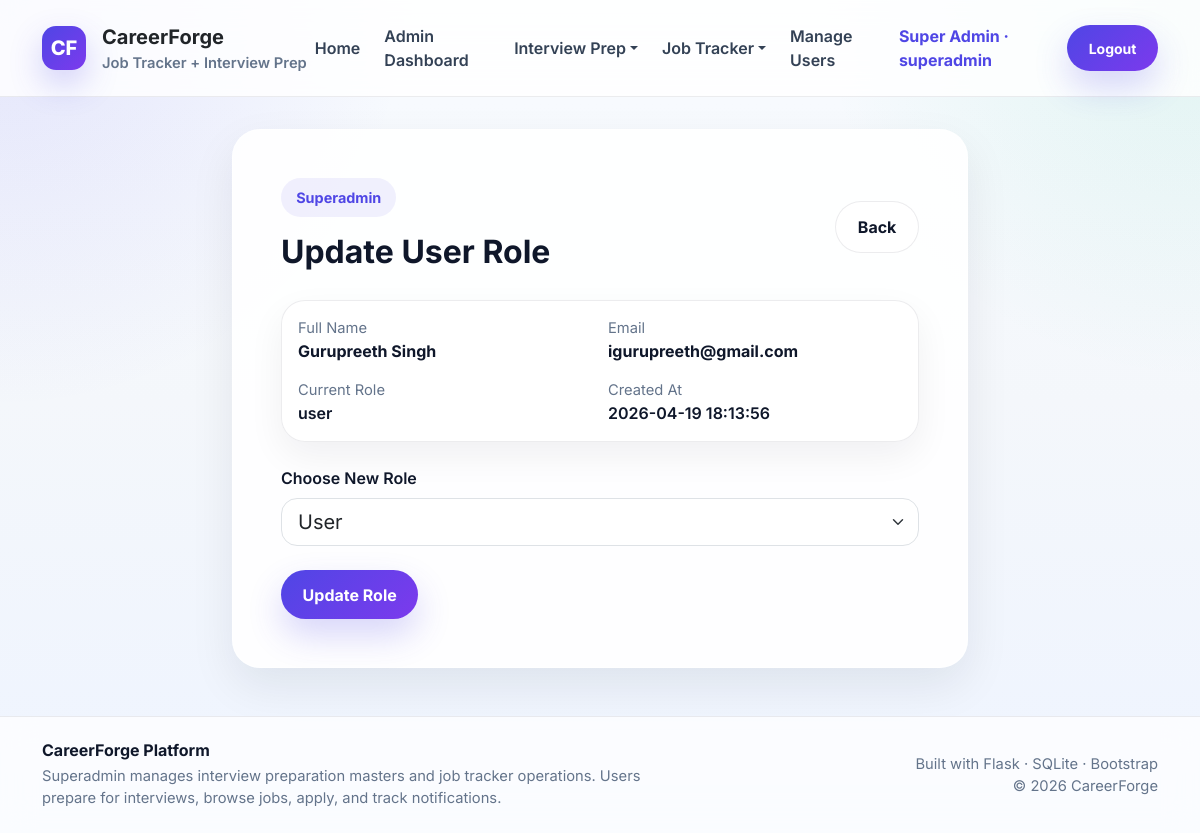
Page /superadmin/update-role/2 (signed in) on the committed database.
### tables this page shows
CREATE TABLE users (
            id INTEGER PRIMARY KEY AUTOINCREMENT,
            full_name TEXT NOT NULL,
            email TEXT NOT NULL UNIQUE,
            password TEXT NOT NULL,
            role TEXT NOT NULL CHECK(role IN ('superadmin', 'user')),
            is_deleted INTEGER DEFAULT 0,
            deleted_at TIMESTAMP NULL,
            created_at TIMESTAMP DEFAULT CURRENT_TIMESTAMP
        );

### app.py (the view, shortened to what this page needs)
@app.route("/superadmin/update-role/<int:user_id>", methods=["GET", "POST"])
@login_required
@role_required("superadmin")
def update_role(user_id):
    db = get_db()
    user = db.execute(
        """
        SELECT id, full_name, email, role, created_at, is_deleted
        FROM users
        WHERE id = ?
        """,
        (user_id,),
    ).fetchone()
    if not user:
        flash("User not found.", "danger")
        return redirect(url_for("all_users"))
    return render_template("update_role.html", user=user)

### app.py (called while the page is built)
def get_db():
    if "db" not in g:
        g.db = sqlite3.connect(DATABASE)
        g.db.row_factory = sqlite3.Row
        g.db.execute("PRAGMA foreign_keys = ON")
    return g.db

def login_required(f):
    @wraps(f)
    def decorated_function(*args, **kwargs):
        if "user_id" not in session:
            flash("Please login first.", "warning")
            return redirect(url_for("login"))
        return f(*args, **kwargs)
    return decorated_function

def role_required(required_role):
    def decorator(f):
        @wraps(f)
        def decorated_function(*args, **kwargs):
            if "user_id" not in session:
                flash("Please login first.", "warning")
                return redirect(url_for("login"))
            if session.get("role") != required_role:
                flash("You are not authorized to access this page.", "danger")
                return redirect(url_for("login"))
            return f(*args, **kwargs)
        return decorated_function
    return decorator

@app.context_processor
def inject_user():
    unread_notifications = 0
    if "user_id" in session:
        try:
            db = get_db()
            unread_notifications = db.execute(
                """
                SELECT COUNT(*) AS count
                FROM notifications
                WHERE user_id = ? AND is_read = 0
                """,
                (session.get("user_id"),),
            ).fetchone()["count"]
        except Exception:
            unread_notifications = 0
    return {
        "current_user_name": session.get("full_name"),
        "current_user_role": session.get("role"),
        "current_user_id": session.get("user_id"),
        "is_logged_in": "user_id" in session,
        "unread_notifications_count": unread_notifications,
    }

### templates/update_role.html (shortened to what this page needs)
{% extends "base.html" %}
{% block content %}
<div class="row justify-content-center">
  <div class="col-lg-8">
    <div class="glass-card p-4 p-md-5">
      <div class="d-flex justify-content-between align-items-center mb-4">
        <div><span class="section-pill">Superadmin</span><h2 class="fw-bold mt-3 mb-1">Update User Role</h2></div>
        <a href="{{ url_for('all_users') }}" class="btn btn-light-soft">Back</a>
      </div>
      <div class="soft-card p-3 mb-4">
        <div class="row g-3">
          <div class="col-md-6"><div class="small-muted">Full Name</div><div class="fw-bold">{{ user.full_name }}</div></div>
          <div class="col-md-6"><div class="small-muted">Email</div><div class="fw-bold">{{ user.email }}</div></div>
          <div class="col-md-6"><div class="small-muted">Current Role</div><div class="fw-semibold">{{ user.role }}</div></div>
          <div class="col-md-6"><div class="small-muted">Created At</div><div class="fw-semibold">{{ user.created_at }}</div></div>
        </div>
      </div>
      <form method="POST">
        <div class="mb-4"><label class="form-label fw-semibold">Choose New Role</label><select name="role" class="form-select form-select-lg rounded-4" required><option value="user" {% if user.role == 'user' %}selected{% endif %}>User</option><option value="superadmin" {% if user.role == 'superadmin' %}selected{% endif %}>Super Admin</option></select></div>
        <button type="submit" class="btn btn-primary-soft">Update Role</button>
      </form>
    </div>
  </div>
</div>
{% endblock %}

### templates/base.html (style rules this page uses)
:root { --text: #0f172a; --muted: #64748b; --line: rgba(15, 23, 42, 0.08); --card: rgba(255, 255, 255, 0.88); --primary: #4f46e5; --primary-2: #7c3aed; --success: #059669; --warning: #d97706; --danger: #dc2626; }
body { margin: 0; font-family: "Inter", sans-serif; color: var(--text); background: radial-gradient(circle at top left, rgba(79, 70, 229, 0.12), transparent 28%), radial-gradient(circle at top right, rgba(16, 185, 129, 0.10), transparent 26%), linear-gradient(180deg, #f8fbff 0%, #f4f7fb 48%, #eef4ff 100%); min-height: 100vh; }
.btn-primary-soft { background: linear-gradient(135deg, var(--primary), var(--primary-2)); color: #fff; border: none; border-radius: 999px; font-weight: 700; padding: 0.8rem 1.35rem; box-shadow: 0 16px 34px rgba(79, 70, 229, 0.22); }
.btn-light-soft { background: rgba(255, 255, 255, 0.9); color: var(--text); border: 1px solid var(--line); border-radius: 999px; font-weight: 700; padding: 0.8rem 1.35rem; }
.glass-card { background: var(--card); border: 1px solid rgba(255, 255, 255, 0.7); box-shadow: 0 18px 45px rgba(15, 23, 42, 0.08); border-radius: 28px; }
.soft-card { background: rgba(255, 255, 255, 0.76); border: 1px solid var(--line); border-radius: 24px; box-shadow: 0 14px 36px rgba(15, 23, 42, 0.06); }
.section-pill { display: inline-flex; align-items: center; gap: .5rem; border-radius: 999px; padding: .55rem .95rem; background: rgba(79, 70, 229, 0.08); color: var(--primary); font-size: .9rem; font-weight: 700; }
.small-muted { color: var(--muted); font-size: .92rem; }

### rows in the picture
users: full_name "Gurupreeth Singh", email "igurupreeth@gmail.com", role "user", created_at "2026-04-19 18:13:56", role "User"

### other values in the picture
{{ current_user_name }} "Super Admin"
{{ current_user_role }} "superadmin"
